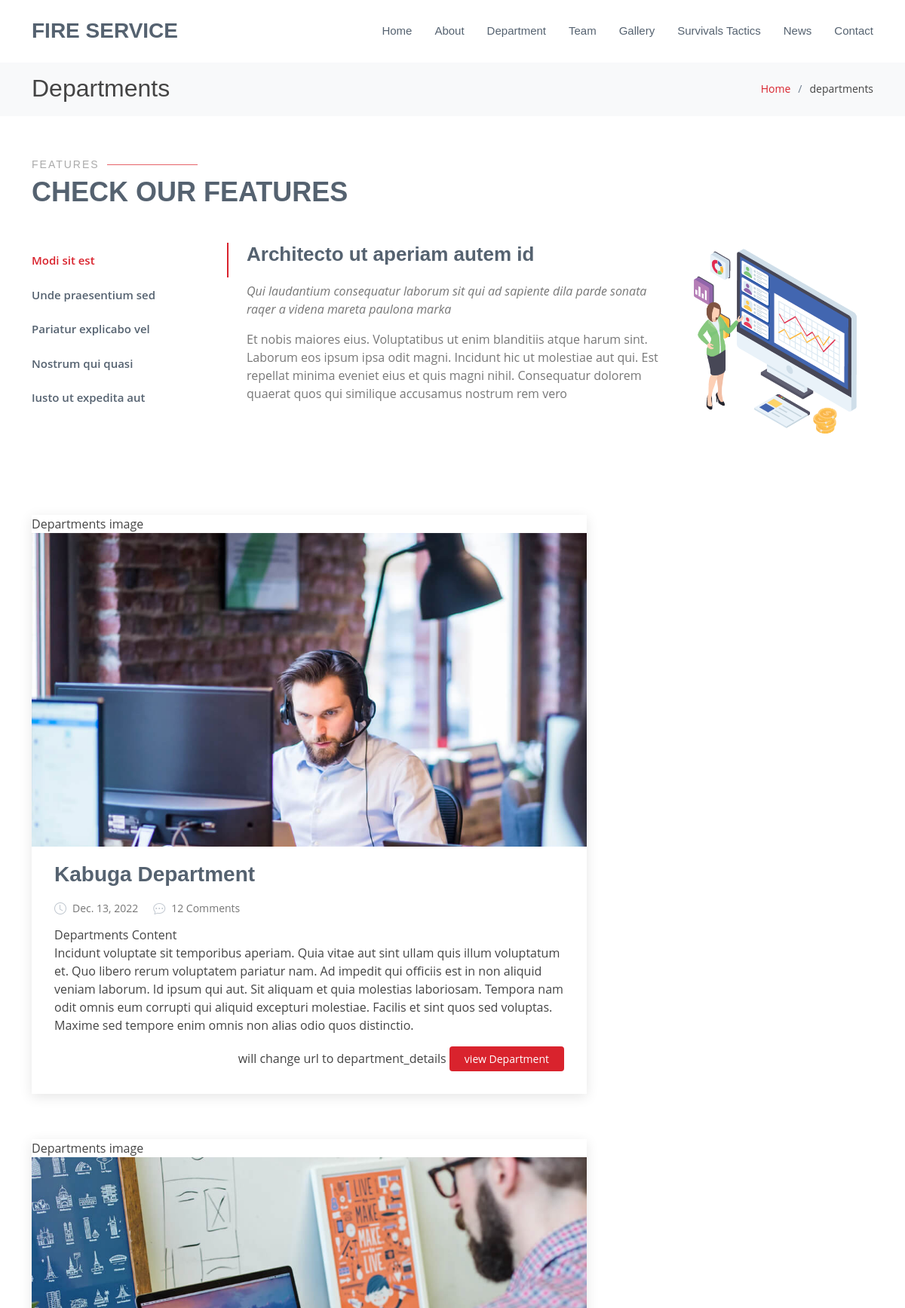
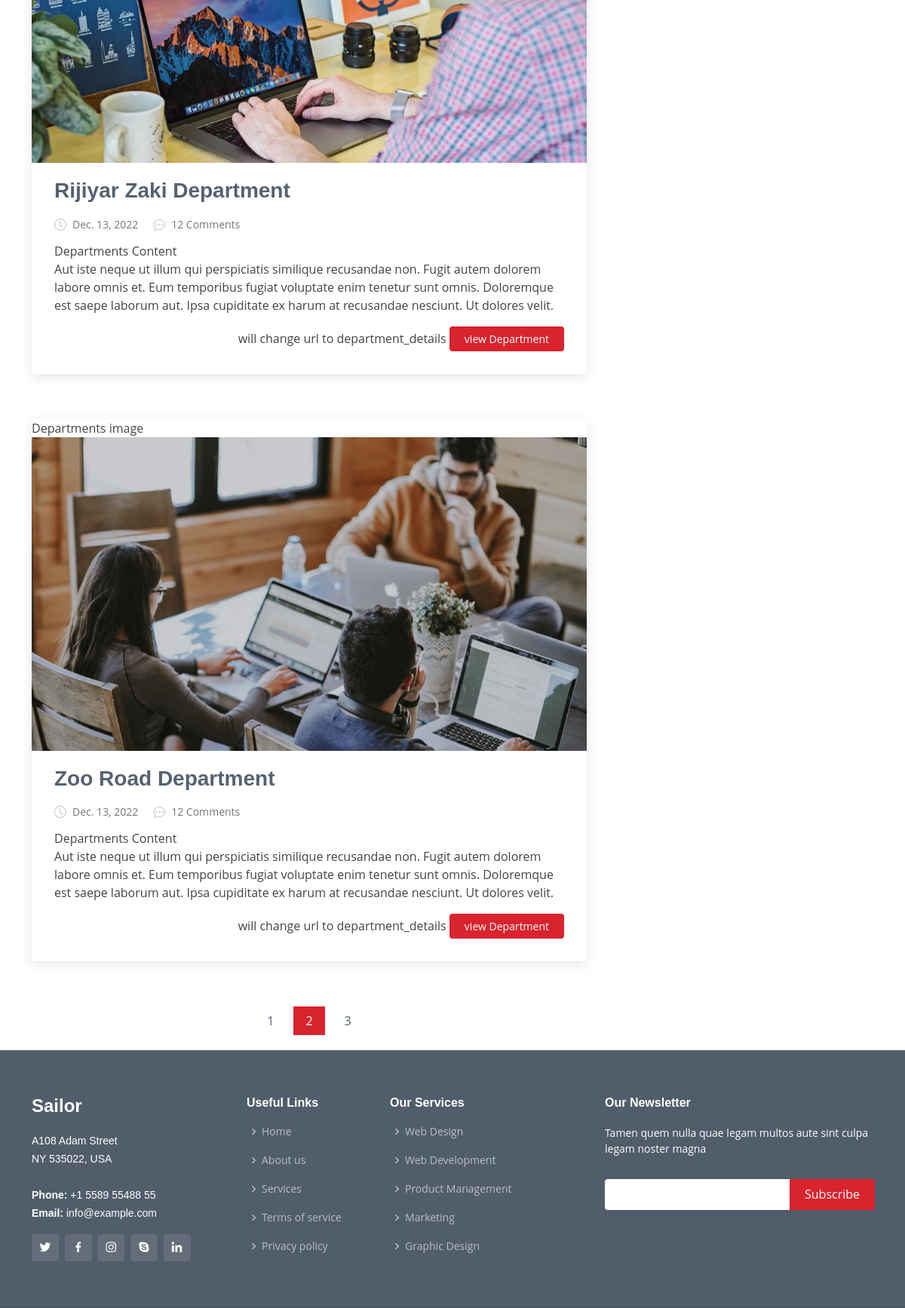
Screenshot of /departments/ (upper part) with the database file from the repository (2 pictures, top to bottom).
### Department/models.py (models this page shows, shortened)
class Stations(models.Model):
    image=models.ImageField( upload_to='Stations', max_length=None)
    name=models.CharField( max_length=50)
    head_of_station=models.ForeignKey ( Staff,  on_delete=models.CASCADE, blank=True , null=True)
    address=models.CharField( max_length=50)
    state=models.CharField( max_length=50)
    station_description=models.TextField()
    date_created= models.DateField( auto_now=False, auto_now_add=False)
    emergencyNumber=models.CharField( max_length=50)

### Department/views.py (the view)
# urls.py: path('departments/', department ,name='department'),
def department(request):
    dep = Stations.objects.all()
    context={
        'dep': dep
    }
    return render(request,'departments.html',context)

### templates/departments.html (shortened to what this page needs)
{% extends 'base.html' %}
{% load static %}
{% block content %}
<body>
  <main id="main">
    <section id="breadcrumbs" class="breadcrumbs">
      <div class="container">
        <div class="d-flex justify-content-between align-items-center">
          <h2>Departments</h2>
          <ol>
            <li><a href="{% url 'index' %}">Home</a></li>
            <li>departments</li>
          </ol>
        </div>
      </div>
    </section>
    <section id="features" class="features">
      <div class="container">
        <div class="section-title">
          <h2>Features</h2>
          <p>Check our Features</p>
        </div>
        <div class="row">
          <div class="col-lg-3">
            <ul class="nav nav-tabs flex-column">
              <li class="nav-item">
                <a class="nav-link active show" data-bs-toggle="tab" href="{% static '#' %}tab-1">Modi sit est</a>
              </li>
              <li class="nav-item">
                <a class="nav-link" data-bs-toggle="tab" href="{% static '#' %}tab-2">Unde praesentium sed</a>
              </li>
              <li class="nav-item">
                <a class="nav-link" data-bs-toggle="tab" href="{% static '#' %}tab-3">Pariatur explicabo vel</a>
              </li>
              <li class="nav-item">
                <a class="nav-link" data-bs-toggle="tab" href="{% static '#' %}tab-4">Nostrum qui quasi</a>
              </li>
              <li class="nav-item">
                <a class="nav-link" data-bs-toggle="tab" href="{% static '#' %}tab-5">Iusto ut expedita aut</a>
              </li>
            </ul>
          </div>
          <div class="col-lg-9 mt-4 mt-lg-0">
            <div class="tab-content">
              <div class="tab-pane active show" id="tab-1">
                <div class="row">
                  <div class="col-lg-8 details order-2 order-lg-1">
                    <h3>Architecto ut aperiam autem id</h3>
                    <p class="fst-italic">Qui laudantium consequatur laborum sit qui ad sapiente dila parde sonata raqer a videna mareta paulona marka</p>
                    <p>Et nobis maiores eius. Voluptatibus ut enim blanditiis atque harum sint. Laborum eos ipsum ipsa odit magni. Incidunt hic ut molestiae aut qui. Est repellat minima eveniet eius et quis magni nihil. Consequatur dolorem quaerat quos qui similique accusamus nostrum rem vero</p>
                  </div>
                  <div class="col-lg-4 text-center order-1 order-lg-2">
                    <img src="{% static 'assets/img/features-1.png' %}" alt="" class="img-fluid">
                  </div>
                </div>
              </div>
            </div>
          </div>
        </div>
      </div>
    </section>
       <section id="blog" class="blog">
        <div class="container" data-aos="fade-up">
              <div class="row">
                <div class="col-lg-8 entries">
                  {% for D in dep  %}
                  <article class="entry">
                    <div class="entry-img">
                      Departments image
                        <img src="{{D.image.url}}" class="img-fluid" alt="">
                    </div>
                    <h2 class="entry-title">
                      <a href=""> {{D.name}} Department </a>
                    </h2>
                    <div class="entry-meta">
                      <ul>
                        <li class="d-flex align-items-center"><i class="bi bi-clock"></i> <a href="{% static 'blog-single' %}"><time datetime="2022-01-01">  {{D.date_created}}</time></a></li>
                        <li class="d-flex align-items-center"><i class="bi bi-chat-dots"></i> <a href="{% static 'blog-single' %}">12 Comments</a></li>
                      </ul>
                    </div>
                    <div class="entry-content">
                      <p>
                        Departments Content <br>
                        {{D.station_description}}
                      </p>
                      <div class="read-more">
                        will change url to department_details
                        <a href="{% url 'department' %}">view Department</a>
                      </div>
                    </div>
                  </article>
                  {% endfor %}
                        <div class="blog-pagination">
                          <ul class="justify-content-center">
                      <li><a href="{% static '#' %}">1</a></li>
                      <li class="active"><a href="{% static '#' %}">2</a></li>
                      <li><a href="{% static '#' %}">3</a></li>
                         </div>
                        </div>
             </div>
        </div>
      </section>
  </main>
</body>
{% endblock content %}

### static/assets/css/style.css (style rules this page uses)
body { font-family: "Open Sans", sans-serif; color: #444444; }
a { text-decoration: none; color: #d9232d; }
h1, h2, h3, h4, h5, h6 { font-family: "Raleway", sans-serif; }
section { padding: 60px 0; overflow: hidden; }
.section-title { padding-bottom: 40px; }
.section-title h2 { font-size: 14px; font-weight: 500; padding: 0; line-height: 1px; margin: 0 0 5px 0; letter-spacing: 2px; text-transform: uppercase; color: #aaaaaa; font-family: "Poppins", sans-serif; }
.section-title h2::after { content: ""; width: 120px; height: 1px; display: inline-block; background: #e6636a; margin: 4px 10px; }
.section-title p { margin: 0; margin: 0; font-size: 36px; font-weight: 700; text-transform: uppercase; font-family: "Poppins", sans-serif; color: #556270; }
.breadcrumbs { padding: 18px 0; background: #f8f9fa; min-height: 40px; margin-top: 80px; }
.breadcrumbs h2 { font-size: 32px; font-weight: 300; margin: 0; }
.breadcrumbs ol { display: flex; flex-wrap: wrap; list-style: none; padding: 0; margin: 0; font-size: 14px; }
.breadcrumbs ol li+li { padding-left: 10px; }
.breadcrumbs ol li+li::before { display: inline-block; padding-right: 10px; color: #6b7b8d; content: "/"; }
.features { overflow: hidden; }
.features .nav-tabs { border: 0; }
.features .nav-link { border: 0; padding: 12px 15px 12px 0; transition: 0.3s; color: #556270; border-radius: 0; border-right: 2px solid white; font-weight: 600; font-size: 15px; }
.features .nav-link.active { color: #d9232d; border-color: #d9232d; }
.features .tab-pane.active { -webkit-animation: fadeIn 0.5s ease-out; animation: fadeIn 0.5s ease-out; }
.features .details h3 { font-size: 26px; font-weight: 600; margin-bottom: 20px; color: #556270; }
.features .details p { color: #777777; }
.features .details p:last-child { margin-bottom: 0; }
.blog { padding: 40px 0 20px 0; }
.blog .entry { padding: 30px; margin-bottom: 60px; box-shadow: 0 4px 16px rgba(0, 0, 0, 0.1); }
.blog .entry .entry-img { max-height: 440px; margin: -30px -30px 20px -30px; overflow: hidden; }
.blog .entry .entry-title { font-size: 28px; font-weight: bold; padding: 0; margin: 0 0 20px 0; }
.blog .entry .entry-title a { color: #556270; transition: 0.3s; }
.blog .entry .entry-meta { margin-bottom: 15px; color: #c1c8d0; }
.blog .entry .entry-meta ul { display: flex; flex-wrap: wrap; list-style: none; align-items: center; padding: 0; margin: 0; }
.blog .entry .entry-meta ul li+li { padding-left: 20px; }
.blog .entry .entry-meta i { font-size: 16px; margin-right: 8px; line-height: 0; }
.blog .entry .entry-meta a { color: #777777; font-size: 14px; display: inline-block; line-height: 1; }
.blog .entry .entry-content p { line-height: 24px; }
.blog .entry .entry-content .read-more { -moz-text-align-last: right; text-align-last: right; }
.blog .entry .entry-content .read-more a { display: inline-block; background: #d9232d; color: #fff; padding: 6px 20px; transition: 0.3s; font-size: 14px; border-radius: 4px; }
.blog .blog-pagination { color: #8795a4; }
.blog .blog-pagination ul { display: flex; padding: 0; margin: 0; list-style: none; }
.blog .blog-pagination li { margin: 0 5px; transition: 0.3s; }
.blog .blog-pagination li a { color: #556270; padding: 7px 16px; display: flex; align-items: center; justify-content: center; }
.blog .blog-pagination li.active, .blog .blog-pagination li:hover { background: #d9232d; }
.blog .blog-pagination li.active a, .blog .blog-pagination li:hover a { color: #fff; }

### rows the page displays
Stations: image (picture), name "Kabuga", date_created "Dec. 13, 2022", station_description "Incidunt voluptate sit temporibus aperiam. Quia vitae aut sint ullam quis illum voluptatum et. Quo libero rerum voluptatem pariatur nam. Ad impedit qui officiis est in non aliquid veniam laborum. Id ipsum qui aut. Sit aliquam et quia molestias laboriosam. Tempora nam odit omnis eum corrupti qui aliquid excepturi molestiae. Facilis et sint quos sed voluptas. Maxime sed tempore enim omnis non alias odio quos distinctio."
Stations: image (picture), name "Rijiyar Zaki", date_created "Dec. 13, 2022", station_description "Aut iste neque ut illum qui perspiciatis similique recusandae non. Fugit autem dolorem labore omnis et. Eum temporibus fugiat voluptate enim tenetur sunt omnis. Doloremque est saepe laborum aut. Ipsa cupiditate ex harum at recusandae nesciunt. Ut dolores velit."
Stations: image (picture), name "Zoo Road", date_created "Dec. 13, 2022", station_description "Aut iste neque ut illum qui perspiciatis similique recusandae non. Fugit autem dolorem labore omnis et. Eum temporibus fugiat voluptate enim tenetur sunt omnis. Doloremque est saepe laborum aut. Ipsa cupiditate ex harum at recusandae nesciunt. Ut dolores velit."
